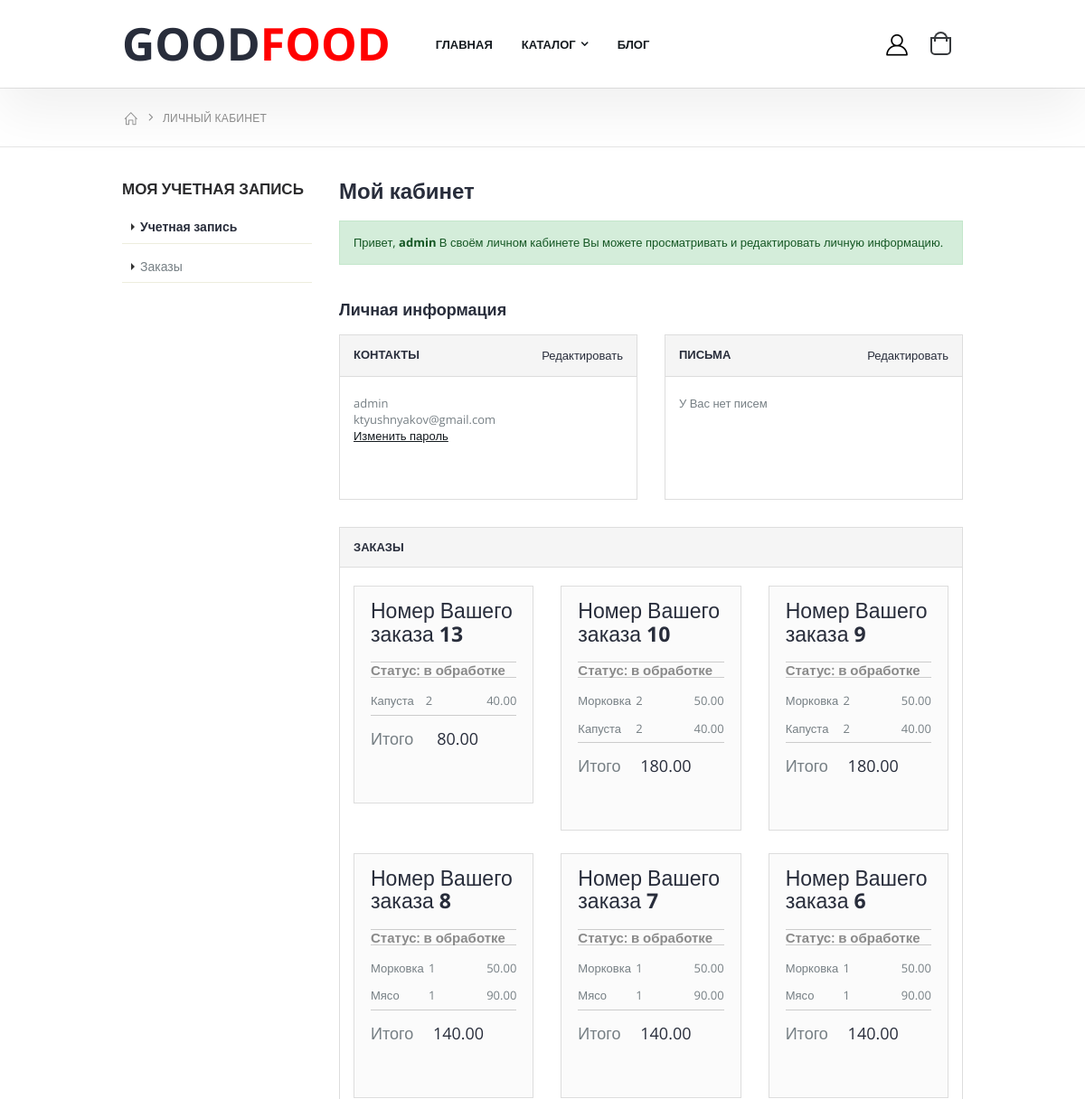
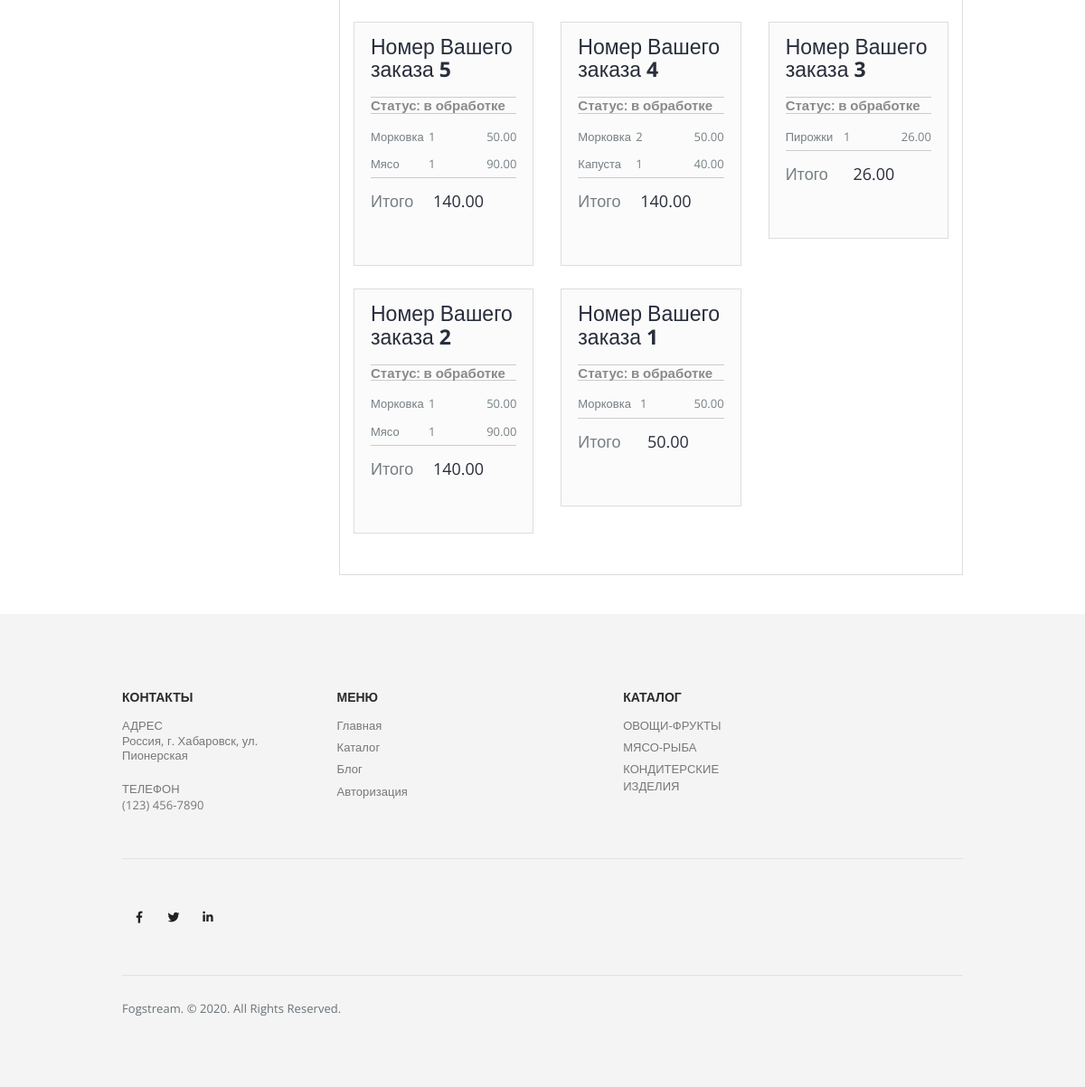
Screenshot of /dashboard/1/ (signed in) with the database file from the repository (2 pictures, top to bottom).
### shop/models.py (models this page shows, shortened)
class Order(models.Model):
    address = models.CharField(max_length=250)
    phone = models.CharField(max_length=20)
    created = models.DateTimeField(auto_now_add=True)
    shipped = models.BooleanField(default=False)
    user = models.ForeignKey(User, on_delete=models.CASCADE, null=True, blank=True)
    class Meta:
        ordering = ('-created',)
        verbose_name = 'Заказ'
        verbose_name_plural = 'Заказы'
    def get_total_cost(self):
        return sum(item.get_cost() for item in self.items.all())

class OrderItem(models.Model):
    order = models.ForeignKey(Order, related_name='items', on_delete=models.CASCADE)
    product = models.ForeignKey(Product, related_name='order_items', on_delete=models.CASCADE)
    price = models.DecimalField(max_digits=6, decimal_places=2)
    quantity = models.PositiveIntegerField(default=1)
    def get_cost(self):
        return self.price * self.quantity

class Product(models.Model):
    name = models.CharField(max_length=30)
    price = models.DecimalField(decimal_places=2, max_digits=6)
    description = models.TextField()
    category = models.ForeignKey('Category', on_delete=models.CASCADE)
    chosen = models.BooleanField(default=False)
    slider = models.BooleanField(default=False)

### shop/views.py (the view)
# urls.py: path('dashboard/<int:user_id>/', views.dashboard, name='dashboard'),
@login_required
def dashboard(request, user_id=None):
    data = get_cart(request)
    user = User.objects.get(pk=user_id)
    data['user'] = user
    data['order_list'] = Order.objects.filter(user=user)
    return render(request, 'dashboard.html', context=data)

### shop/views.py (called while the page is built)
def get_cart(request):
    if not 'cart' in request.session:
        cart_products = []
        cart = {}
    else:
        cart_products = Product.objects.filter(pk__in=request.session['cart'])
        cart = request.session['cart']
    return {'cart': cart, 'cart_products': cart_products}

### templates/dashboard.html (shortened to what this page needs)
{% extends "index.html" %}
{% load static %}
{% block content %}
        <main class="main">
            <nav aria-label="breadcrumb" class="breadcrumb-nav">
                <div class="container">
                    <ol class="breadcrumb">
                        <li class="breadcrumb-item"><a href="{% url 'shop:index' %}"><i class="icon-home"></i></a></li>
                        <li class="breadcrumb-item active" aria-current="page">Личный кабинет</li>
                    </ol>
                </div>
            </nav>
            <div class="container">
                <div class="row">
                    <div class="col-lg-9 order-lg-last dashboard-content">
                        <h2>Мой кабинет</h2>
                        <div class="alert alert-success" role="alert">
                            Привет, <strong>{{ user.username }}</strong> В своём личном кабинете Вы можете просматривать и редактировать личную информацию.
                        </div>
                        <h3>Личная информация</h3>
                        <div class="row">
                            <div class="col-md-6">
                                <div class="card">
                                    <div class="card-header">
                                        Контакты
                                        <a href="#" class="card-edit">Редактировать</a>
                                    </div>
                                    <div class="card-body">
                                        <p>
                                            {{ user.username }}<br>
                                            {{ user.email }}<br>
                                            <a href="#">Изменить пароль</a>
                                        </p>
                                    </div>
                                </div>
                            </div>
                            <div class="col-md-6">
                                <div class="card">
                                    <div class="card-header">
                                        Письма
                                        <a href="#" class="card-edit">Редактировать</a>
                                    </div>
                                    <div class="card-body">
                                        <p>
                                            У Вас нет писем
                                        </p>
                                    </div>
                                </div>
                            </div>
                        </div>
                        <div class="card">
                            <div class="card-header">
                                Заказы
                            </div>
                            <div class="card-body">
                                <div class="row">
                                    {% for order in order_list %}
                                    <div class="col-lg-4">
                                        <div class="cart-summary">
                                            <h3>Номер Вашего заказа <strong>{{ order.id }}</strong></h3>
                                            {% if order.shipped %}
                                            <h4>Статус: <strong>отправлен</strong></h4>
                                            {% else %}
                                            <h4>Статус: <strong>в обработке</strong></h4>
                                            {% endif %}
                                            <table class="table table-totals">
                                                <tbody>
                                                    {% for item in order.items.all %}
                                                    <tr>
                                                        <td>{{ item.product.name }}</td>
                                                        <td>{{ item.quantity }}</td>
                                                        <td>{{ item.price }}</td>
                                                    </tr>
                                                    {% endfor %}
                                                </tbody>
                                                <tfoot>
                                                    <tr>
                                                        <td>Итого</td>
                                                        <td>{{ order.get_total_cost }}</td>
                                                    </tr>
                                                </tfoot>
                                            </table>
                                        </div>
                                    </div>
                                    {% endfor %}
                                </div>
                            </div>
                        </div>
                    </div>
                    <aside class="sidebar col-lg-3">
                        <div class="widget widget-dashboard">
                            <h3 class="widget-title">Моя учетная запись</h3>
                            <ul class="list">
                                <li class="active"><a href="#">Учетная запись</a></li>
                                <li><a href="#">Заказы</a></li>
                            </ul>
                        </div>
                    </aside>
                </div>
            </div>
        </main>
{% endblock content %}

### rows the page displays
Order: id "13", shows "Статус:", shipped "в обработке", get_total_cost "80.00"
OrderItem: product.name "Капуста", quantity "2", price "40.00"
Order: id "10", shows "Статус:", shipped "в обработке", get_total_cost "180.00"
OrderItem: product.name "Морковка", quantity "2", price "50.00"
OrderItem: product.name "Капуста", quantity "2", price "40.00"
Order: id "9", shows "Статус:", shipped "в обработке", get_total_cost "180.00"
OrderItem: product.name "Морковка", quantity "2", price "50.00"
OrderItem: product.name "Капуста", quantity "2", price "40.00"
Order: id "8", shows "Статус:", shipped "в обработке", get_total_cost "140.00"
OrderItem: product.name "Морковка", quantity "1", price "50.00"
OrderItem: product.name "Мясо", quantity "1", price "90.00"
Order: id "7", shows "Статус:", shipped "в обработке", get_total_cost "140.00"
OrderItem: product.name "Морковка", quantity "1", price "50.00"
OrderItem: product.name "Мясо", quantity "1", price "90.00"
Order: id "6", shows "Статус:", shipped "в обработке", get_total_cost "140.00"
OrderItem: product.name "Морковка", quantity "1", price "50.00"
OrderItem: product.name "Мясо", quantity "1", price "90.00"
Order: id "5", shows "Статус:", shipped "в обработке", get_total_cost "140.00"
OrderItem: product.name "Морковка", quantity "1", price "50.00"
OrderItem: product.name "Мясо", quantity "1", price "90.00"
Order: id "4", shows "Статус:", shipped "в обработке", get_total_cost "140.00"
OrderItem: product.name "Морковка", quantity "2", price "50.00"
OrderItem: product.name "Капуста", quantity "1", price "40.00"
Order: id "3", shows "Статус:", shipped "в обработке", get_total_cost "26.00"
OrderItem: product.name "Пирожки", quantity "1", price "26.00"
Order: id "2", shows "Статус:", shipped "в обработке", get_total_cost "140.00"
OrderItem: product.name "Морковка", quantity "1", price "50.00"
OrderItem: product.name "Мясо", quantity "1", price "90.00"
Order: id "1", shows "Статус:", shipped "в обработке", get_total_cost "50.00"
OrderItem: product.name "Морковка", quantity "1", price "50.00"

### other values shown
{{ user.username }} "admin"
{{ user.email }} "ktyushnyakov@gmail.com"
